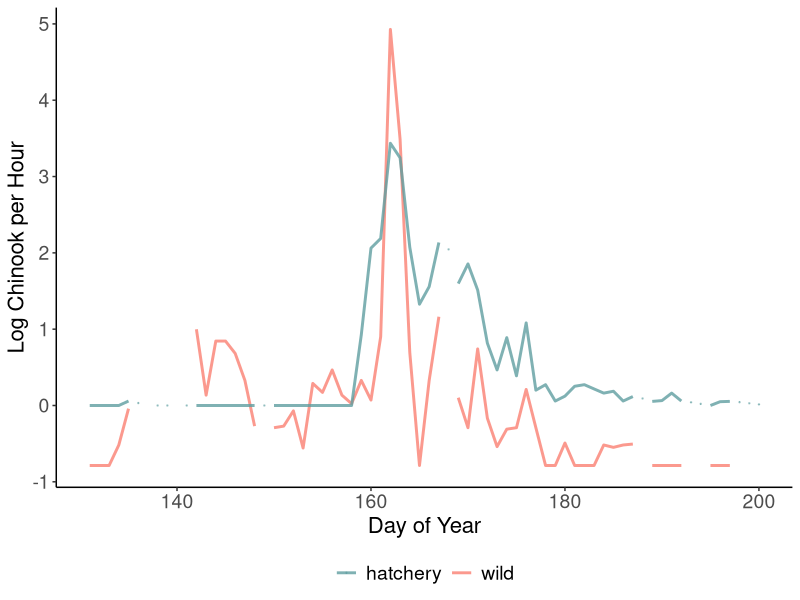
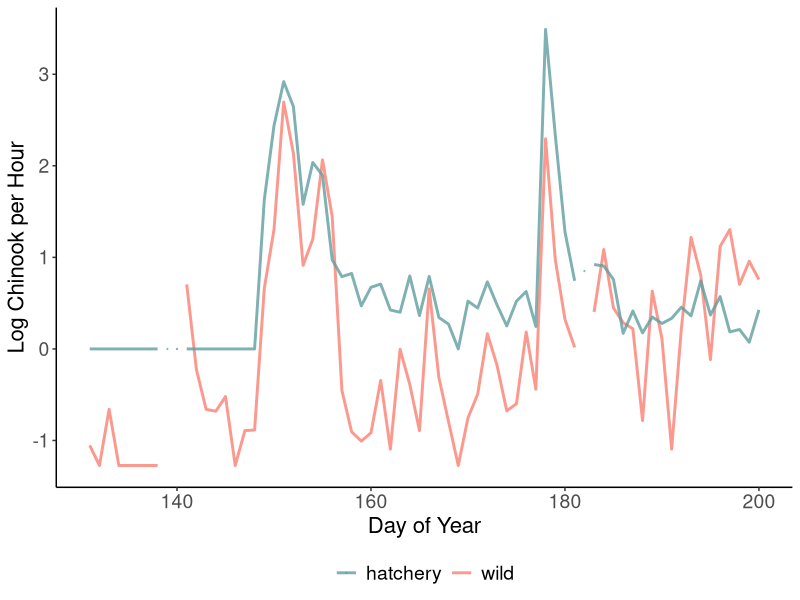
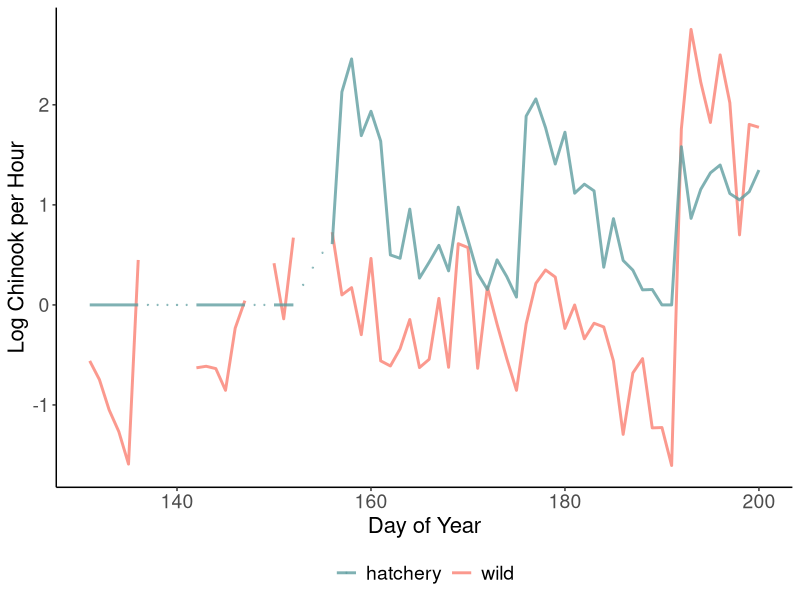
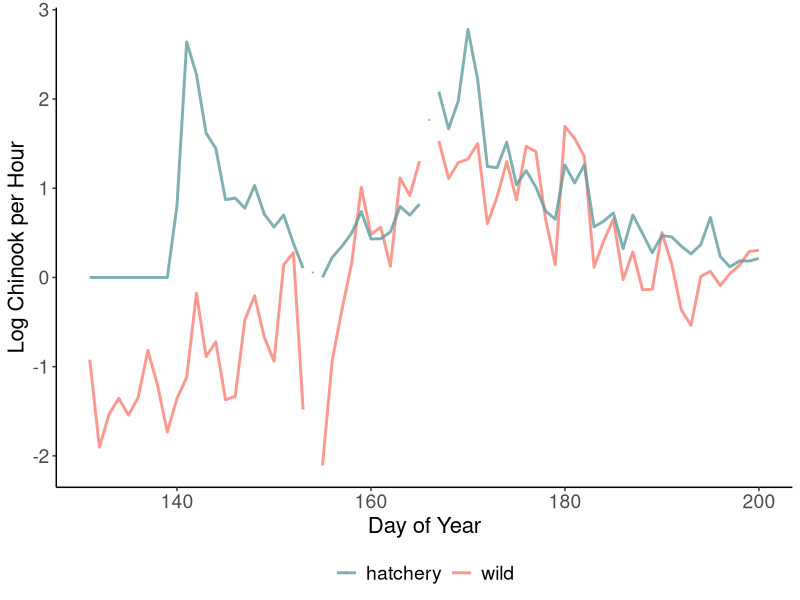
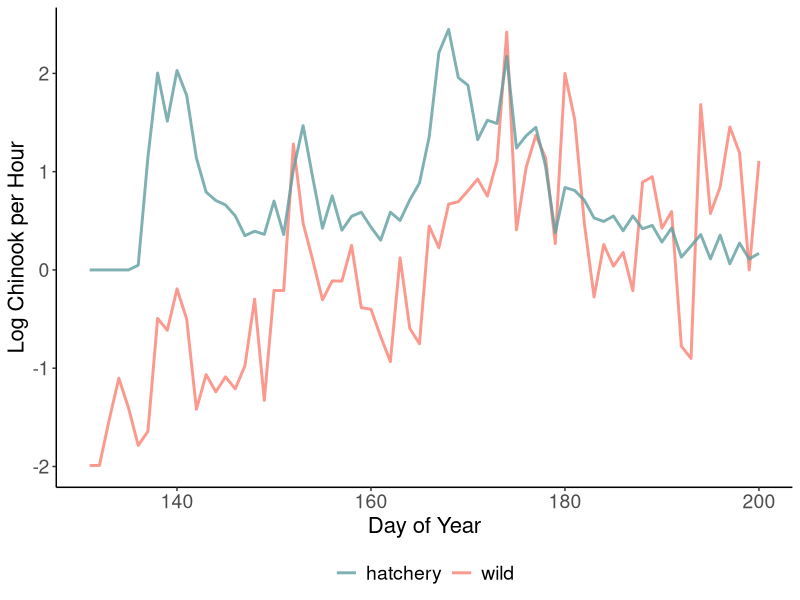
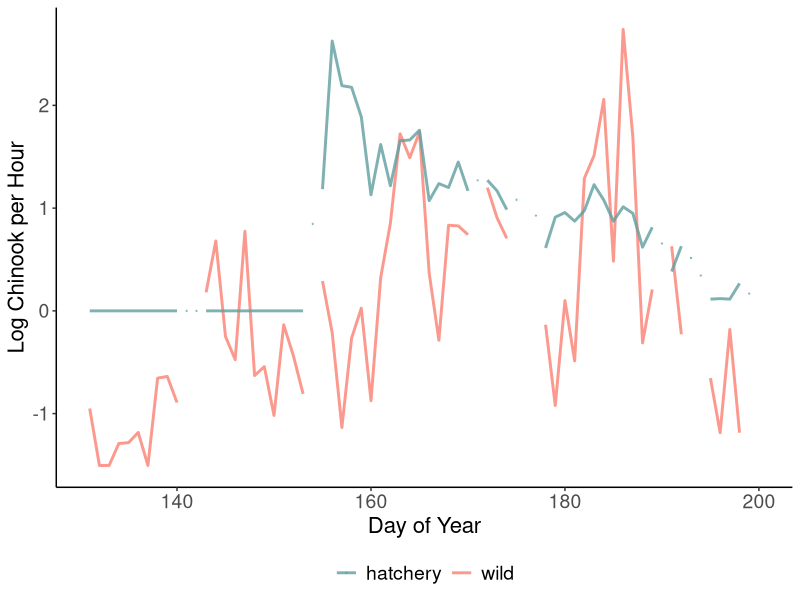
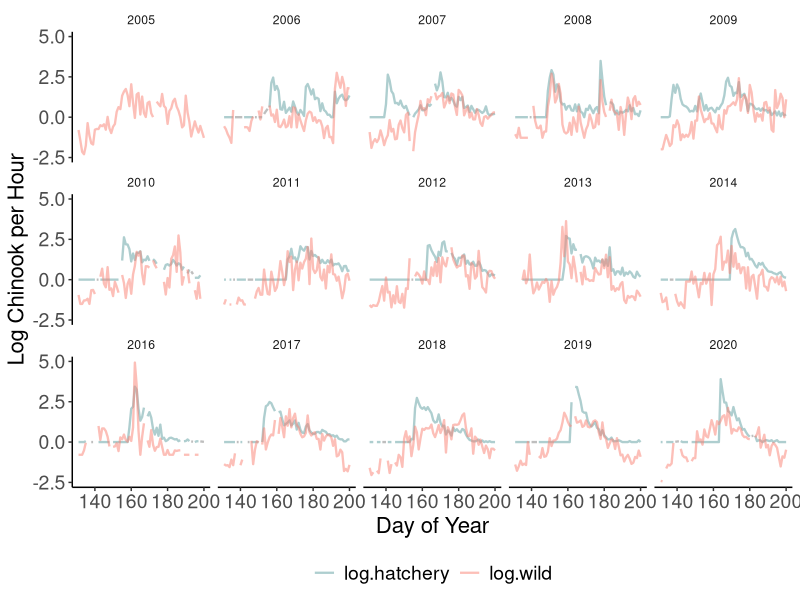
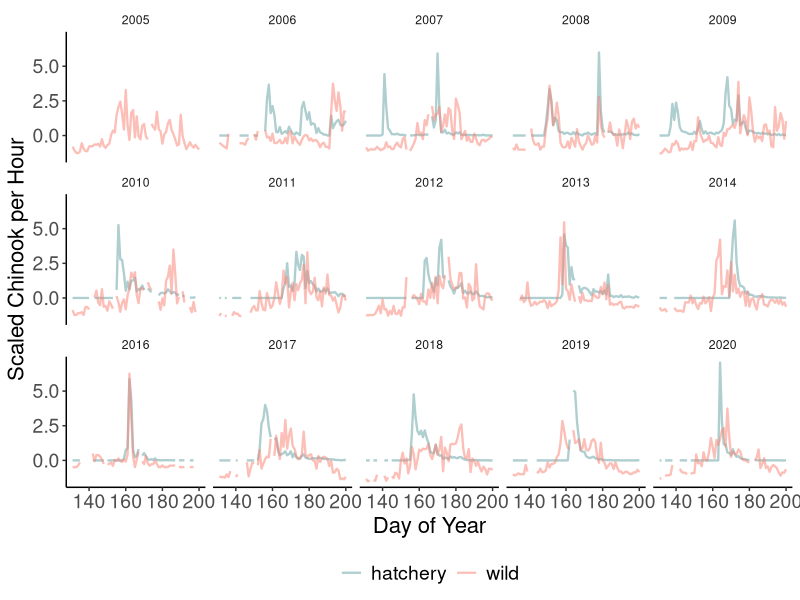

Recreate these plots in R, in order.

#load libraries


library(ggplot2)
library(here)
library(zoo)
library(MASS)
library(GGally)
library(tidyverse)
library(broom)
library(ggpubr)

#load data

#dungeness



if(.Platform$OS.type == "unix") {
  data_string = here("..","..","data","pied_piper","dungeness")
} else {
  data_string = here("..","..","..","OneDrive","Documents","data","pied_piper","dungeness")
}



data_day <- read.csv(here("data","dungeness_unaggregated_day_w_covariates.csv"))
data_night <- read.csv(here("data","dungeness_unaggregated_night_w_covariates.csv"))

data_day$daytime_category <- "Day"
data_night$daytime_category <- "Night"

data_day_night <- rbind(data_day,data_night)


covariates_chinook0_dungeness <- arrange(data_day_night,doy) %>%
  filter(year != 2015 & doy >130 & doy <= 200) %>%
  dplyr::select(year,doy, daytime_category, temp, flow, photoperiod, atu_april, 
                lunar_phase, resid, temp_diff, flow_diff, photo_diff, 
                chinook0_hatchery_perhour_interpolate) %>%
  pivot_wider(names_from = c(year, daytime_category), values_from = c(
    temp, flow, photoperiod, atu_april, lunar_phase, 
    resid, temp_diff, flow_diff, photo_diff, chinook0_hatchery_perhour_interpolate)) %>%
  column_to_rownames(var = "doy") %>%
  as.matrix() %>%
  t()

num_years = 2020-2005
num_rows = num_years*2


dim(covariates_chinook0_dungeness)

#scale the covariates

for(i in 1:(dim(covariates_chinook0_dungeness)[1]/2)){ # everything except resid, diffs and hatchery
  covariates_chinook0_dungeness[i,] = scale(covariates_chinook0_dungeness[i,])[,1]
}

#skip 2005 day
for(i in (dim(covariates_chinook0_dungeness)[1]/2 +1):(dim(covariates_chinook0_dungeness)[1] - num_rows)){
  covariates_chinook0_dungeness[i,] = scale(covariates_chinook0_dungeness[i,], center = FALSE, scale= TRUE)[,1]
}

#skip 2005 night
for(i in (dim(covariates_chinook0_dungeness)[1] - num_rows + 2):(dim(covariates_chinook0_dungeness)[1] - num_rows/2)){
  covariates_chinook0_dungeness[i,] = scale(covariates_chinook0_dungeness[i,], center = FALSE, scale= TRUE)[,1]
}


for(i in (dim(covariates_chinook0_dungeness)[1] - num_rows/2 + 2):(dim(covariates_chinook0_dungeness)[1])){
  covariates_chinook0_dungeness[i,] = scale(covariates_chinook0_dungeness[i,], center = FALSE, scale= TRUE)[,1]
}




#subset response variable
chinook0_dungeness <- arrange(data_day_night,doy) %>%
  filter(year != 2015 & doy > 130 & doy <= 200) %>%
  mutate(log.value = log(chinook0_wild_perhour + 1)) %>%
  dplyr::select(log.value,year,doy,daytime_category) %>%
  pivot_wider(names_from = c(year, daytime_category), values_from = log.value) %>%
  column_to_rownames(var = "doy") %>%
  as.matrix() %>%
  t()

chinook0_dungeness_wild_hatchery <- arrange(data_day_night,doy) %>%
  filter(year != 2015 & doy > 130 & doy <= 200) %>%
  mutate(log.wild = log(chinook0_wild_perhour + 1), log.hatchery = log(chinook0_hatchery_perhour +1),
         log.hatchery.interpolate = log(chinook0_hatchery_perhour_interpolate +1)) %>%
         
  dplyr::select(log.wild, log.hatchery, log.hatchery.interpolate, year,doy,daytime_category) %>%
  pivot_wider(names_from = c(year, daytime_category), values_from = c(log.wild,log.hatchery,log.hatchery.interpolate))



colnames(chinook0_dungeness_wild_hatchery)

for(i in 2:(dim(chinook0_dungeness_wild_hatchery)[2]/3+1)){
  chinook0_dungeness_wild_hatchery[,i] = scale(chinook0_dungeness_wild_hatchery[,i])[,1]
  print(i)
  print(colnames(chinook0_dungeness_wild_hatchery)[i])
}

for(i in 31:dim(chinook0_dungeness_wild_hatchery)[2]){
  chinook0_dungeness_wild_hatchery[,i] = scale(chinook0_dungeness_wild_hatchery[,i],center = FALSE)[,1]
  print(i)
  print(colnames(chinook0_dungeness_wild_hatchery)[i])
}

chinook0_dungeness_wild_hatchery <- chinook0_dungeness_wild_hatchery %>% 
  #if hatchery is NA, then interpolate keep the value, otherwise replace with NA
  mutate(log.hatchery.interpolate_2005_Night = ifelse(is.na(log.hatchery_2005_Night), log.hatchery.interpolate_2005_Night, NA),
         log.hatchery.interpolate_2006_Night = ifelse(is.na(log.hatchery_2006_Night), log.hatchery.interpolate_2006_Night, NA),
         log.hatchery.interpolate_2007_Night = ifelse(is.na(log.hatchery_2007_Night), log.hatchery.interpolate_2007_Night, NA),
         log.hatchery.interpolate_2008_Night = ifelse(is.na(log.hatchery_2008_Night), log.hatchery.interpolate_2008_Night, NA),
         log.hatchery.interpolate_2009_Night = ifelse(is.na(log.hatchery_2009_Night), log.hatchery.interpolate_2009_Night, NA),
         log.hatchery.interpolate_2010_Night = ifelse(is.na(log.hatchery_2010_Night), log.hatchery.interpolate_2010_Night, NA),
         log.hatchery.interpolate_2011_Night = ifelse(is.na(log.hatchery_2011_Night), log.hatchery.interpolate_2011_Night, NA),
         log.hatchery.interpolate_2012_Night = ifelse(is.na(log.hatchery_2012_Night), log.hatchery.interpolate_2012_Night, NA),
         log.hatchery.interpolate_2013_Night = ifelse(is.na(log.hatchery_2013_Night), log.hatchery.interpolate_2013_Night, NA),
         log.hatchery.interpolate_2014_Night = ifelse(is.na(log.hatchery_2014_Night), log.hatchery.interpolate_2014_Night, NA),
         log.hatchery.interpolate_2016_Night = ifelse(is.na(log.hatchery_2016_Night), log.hatchery.interpolate_2016_Night, NA),
         log.hatchery.interpolate_2017_Night = ifelse(is.na(log.hatchery_2017_Night), log.hatchery.interpolate_2017_Night, NA),
         log.hatchery.interpolate_2018_Night = ifelse(is.na(log.hatchery_2018_Night), log.hatchery.interpolate_2018_Night, NA),
         log.hatchery.interpolate_2019_Night = ifelse(is.na(log.hatchery_2019_Night), log.hatchery.interpolate_2019_Night, NA),
         log.hatchery.interpolate_2020_Night = ifelse(is.na(log.hatchery_2020_Night), log.hatchery.interpolate_2020_Night, NA),
         
         
  )
  


ggplot(chinook0_dungeness_wild_hatchery) +
  geom_line(aes(x = doy, y = log.wild_2016_Night, color = "wild"), linewidth = 1, alpha = 0.8)+
  geom_line(aes(x = doy, y = log.hatchery_2016_Night, color = "hatchery"), linewidth = 1, alpha = 0.8)+
  geom_point(aes(x = doy, y = log.hatchery.interpolate_2016_Night, color = "hatchery"), size = 0.2, alpha = 0.5)+
  scale_color_manual(values = c("wild" = "salmon", "hatchery" = "cadetblue"))+
  theme_classic()+
  labs(x = "Day of Year", y = "Log Chinook per Hour", color = "Origin")+
  theme(legend.position = "bottom",
        legend.title = element_blank(),
        legend.text = element_text(size = 14),
        axis.text = element_text(size = 14),
        axis.title = element_text(size = 16)
        )

ggplot(chinook0_dungeness_wild_hatchery) +
  geom_line(aes(x = doy, y = log.wild_2008_Night, color = "wild"), linewidth = 1, alpha = 0.8)+
  geom_line(aes(x = doy, y = log.hatchery_2008_Night, color = "hatchery"), linewidth = 1, alpha = 0.8)+
  geom_point(aes(x = doy, y = log.hatchery.interpolate_2008_Night, color = "hatchery"), size = 0.2, alpha = 0.5)+
  scale_color_manual(values = c("wild" = "salmon", "hatchery" = "cadetblue"))+
  theme_classic()+
  labs(x = "Day of Year", y = "Log Chinook per Hour", color = "Origin")+
  theme(legend.position = "bottom",
      legend.title = element_blank(),
      legend.text = element_text(size = 14),
      axis.text = element_text(size = 14),
      axis.title = element_text(size = 16)
)

#2006
ggplot(chinook0_dungeness_wild_hatchery) +
  geom_line(aes(x = doy, y = log.wild_2006_Night, color = "wild"), linewidth = 1, alpha = 0.8)+
  geom_line(aes(x = doy, y = log.hatchery_2006_Night, color = "hatchery"), linewidth = 1, alpha = 0.8)+
  geom_point(aes(x = doy, y = log.hatchery.interpolate_2006_Night, color = "hatchery"), size = 0.2, alpha = 0.5)+
  scale_color_manual(values = c("wild" = "salmon", "hatchery" = "cadetblue"))+
  theme_classic()+
  labs(x = "Day of Year", y = "Log Chinook per Hour", color = "Origin")+
  theme(legend.position = "bottom",
        legend.title = element_blank(),
        legend.text = element_text(size = 14),
        axis.text = element_text(size = 14),
        axis.title = element_text(size = 16)
  )

#2007
ggplot(chinook0_dungeness_wild_hatchery) +
  geom_line(aes(x = doy, y = log.wild_2007_Night, color = "wild"), linewidth = 1, alpha = 0.8)+
  geom_line(aes(x = doy, y = log.hatchery_2007_Night, color = "hatchery"), linewidth = 1, alpha = 0.8)+
  geom_point(aes(x = doy, y = log.hatchery.interpolate_2007_Night, color = "hatchery"), size = 0.2, alpha = 0.5)+
  scale_color_manual(values = c("wild" = "salmon", "hatchery" = "cadetblue"))+
  theme_classic()+
  labs(x = "Day of Year", y = "Log Chinook per Hour", color = "Origin")+
  theme(legend.position = "bottom",
        legend.title = element_blank(),
        legend.text = element_text(size = 14),
        axis.text = element_text(size = 14),
        axis.title = element_text(size = 16)
  )

#2009

ggplot(chinook0_dungeness_wild_hatchery) +
  geom_line(aes(x = doy, y = log.wild_2009_Night, color = "wild"), linewidth = 1, alpha = 0.8)+
  geom_line(aes(x = doy, y = log.hatchery_2009_Night, color = "hatchery"), linewidth = 1, alpha = 0.8)+
  scale_color_manual(values = c("wild" = "salmon", "hatchery" = "cadetblue"))+
  theme_classic()+
  labs(x = "Day of Year", y = "Log Chinook per Hour", color = "Origin")+
  theme(legend.position = "bottom",
        legend.title = element_blank(),
        legend.text = element_text(size = 14),
        axis.text = element_text(size = 14),
        axis.title = element_text(size = 16)
  )

#2010

ggplot(chinook0_dungeness_wild_hatchery) +
  geom_line(aes(x = doy, y = log.wild_2010_Night, color = "wild"), linewidth = 1, alpha = 0.8)+
  geom_line(aes(x = doy, y = log.hatchery_2010_Night, color = "hatchery"), linewidth = 1, alpha = 0.8)+
  geom_point(aes(x = doy, y = log.hatchery.interpolate_2010_Night, color = "hatchery"), size = 0.2, alpha = 0.5)+
  scale_color_manual(values = c("wild" = "salmon", "hatchery" = "cadetblue"))+
  theme_classic()+
  labs(x = "Day of Year", y = "Log Chinook per Hour", color = "Origin")+
  theme(legend.position = "bottom",
        legend.title = element_blank(),
        legend.text = element_text(size = 14),
        axis.text = element_text(size = 14),
        axis.title = element_text(size = 16)
  )

#make the chinook0_dungeness_wild_hatchery dataframe long
#select log.wild_2006_Night, log.wild_2007_Night, log.wild_2008_Night, log.wild_2009_Night, log.wild_2010_Night, etc
#pivot_longer() to make a new dataframe with
#with doy, year, daytime_category, origin, wild, hatchery, interpolate columns

chinook0_dungeness_wild_hatchery_long <- chinook0_dungeness_wild_hatchery %>%
  pivot_longer(cols = -doy,
               names_to = c("origin", "year", "daytime_category"),
               names_sep = "_",
               values_to = "log.chinook_per_hour")

ggplot(chinook0_dungeness_wild_hatchery_long %>% 
         filter(daytime_category == 'Night')) +
  geom_line(aes(x = doy, y = log.chinook_per_hour, color = origin), alpha = 0.5, linewidth = 0.8)+
  facet_wrap(~year, ncol = 5)+
  scale_color_manual(values = c("log.wild" = "salmon", "log.hatchery" = "cadetblue"))+
  theme_classic()+
  labs(x = "Day of Year", y = "Log Chinook per Hour", color = "Origin")+
  theme(legend.position = "bottom",
        legend.title = element_blank(),
        legend.text = element_text(size = 14),
        axis.text = element_text(size = 14),
        axis.title = element_text(size = 16),
        strip.background = element_rect(fill = "white", color = "white")
  )    

ggsave(here("output","dungeness_chinook_wild_hatchery_all_years.png"), width = 12, height = 8, units = "in")    


chinook0_dungeness_wild_hatchery_linear <- arrange(data_day_night,doy) %>%
  filter(year != 2015 & doy > 130 & doy <= 200) %>%
  mutate(wild = chinook0_wild_perhour, hatchery = chinook0_hatchery_perhour,
         hatchery.interpolate = chinook0_hatchery_perhour_interpolate) %>%
  
  dplyr::select(wild, hatchery, hatchery.interpolate, year,doy,daytime_category) %>%
  pivot_wider(names_from = c(year, daytime_category), values_from = c(wild,hatchery,hatchery.interpolate))


for(i in 2:(dim(chinook0_dungeness_wild_hatchery_linear)[2]/3+1)){
  chinook0_dungeness_wild_hatchery_linear[,i] = scale(chinook0_dungeness_wild_hatchery_linear[,i])[,1]
  print(i)
  print(colnames(chinook0_dungeness_wild_hatchery_linear)[i])
}

for(i in 31:dim(chinook0_dungeness_wild_hatchery_linear)[2]){
  chinook0_dungeness_wild_hatchery_linear[,i] = scale(chinook0_dungeness_wild_hatchery_linear[,i],center = FALSE)[,1]
  print(i)
  print(colnames(chinook0_dungeness_wild_hatchery_linear)[i])
}

chinook0_dungeness_wild_hatchery_linear_long <- chinook0_dungeness_wild_hatchery_linear %>%
  pivot_longer(cols = -doy,
               names_to = c("origin", "year", "daytime_category"),
               names_sep = "_",
               values_to = "chinook_per_hour")

ggplot(chinook0_dungeness_wild_hatchery_linear_long %>% 
         filter(daytime_category == 'Night', origin != 'hatchery.interpolate')) +
  geom_line(aes(x = doy, y = chinook_per_hour, color = origin), alpha = 0.5, linewidth = 0.8)+
  facet_wrap(~year, ncol = 5)+
  scale_color_manual(values = c("wild" = "salmon", "hatchery" = "cadetblue"))+
  theme_classic()+
  labs(x = "Day of Year", y = "Scaled Chinook per Hour", color = "Origin")+
  theme(legend.position = "bottom",
        legend.title = element_blank(),
        legend.text = element_text(size = 14),
        axis.text = element_text(size = 14),
        axis.title = element_text(size = 16),
        strip.background = element_rect(fill = "white", color = "white")
  )    

ggsave(here("output","dungeness_chinook_wild_hatchery_all_years_linear.png"), width = 12, height = 8, units = "in")

ggplot(chinook0_dungeness_wild_hatchery_linear_long %>% 
         arrange(origin, doy ,year) %>%
         filter(daytime_category == 'Night', origin != 'hatchery.interpolate', year == 2016 | year == 2020)) +
  geom_line(aes(x = doy, y = chinook_per_hour, color = origin, alpha = origin), linewidth = 1.2)+
  facet_wrap(~year, ncol = 5)+
  scale_color_manual(name = "",labels = c("hatchery", "wild"),values = c("wild" = "salmon","hatchery" = "cadetblue"))+
  scale_alpha_manual(name = "", labels = c("hatchery", "wild"),values = c("wild" = 0.5,"hatchery" = 0.8))+
  theme_classic()+
  labs(x = "Day of Year", y = "Scaled number of Chinook per Hour", color = "Origin")+
  theme(legend.position = "bottom",
        legend.title = element_blank(),
        legend.text = element_text(size = 14),
        axis.text = element_text(size = 14),
        axis.title = element_text(size = 16),
        strip.background = element_rect(fill = "white", color = "white"),
        strip.text = element_text(size = 14))

ggsave(here("output","dungeness_chinook_wild_hatchery_all_years_linear.png"), width = 7, height = 5, units = "in")


